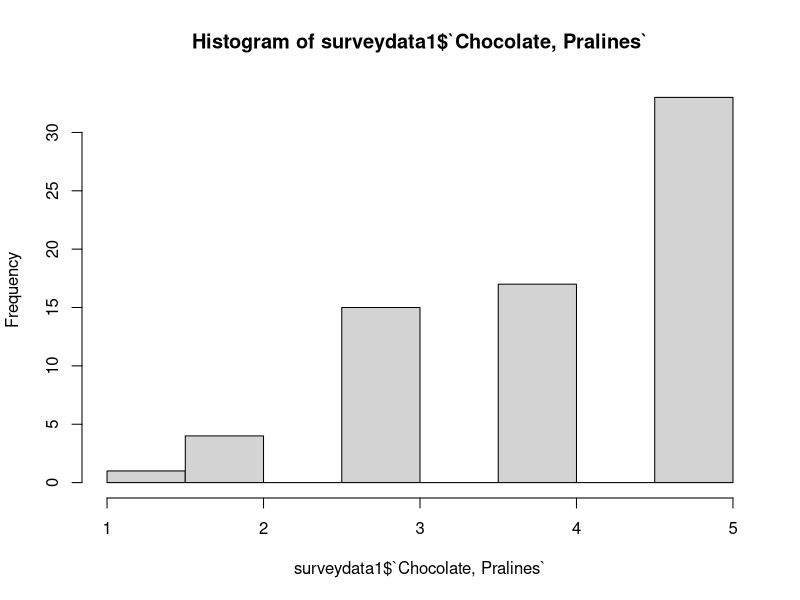
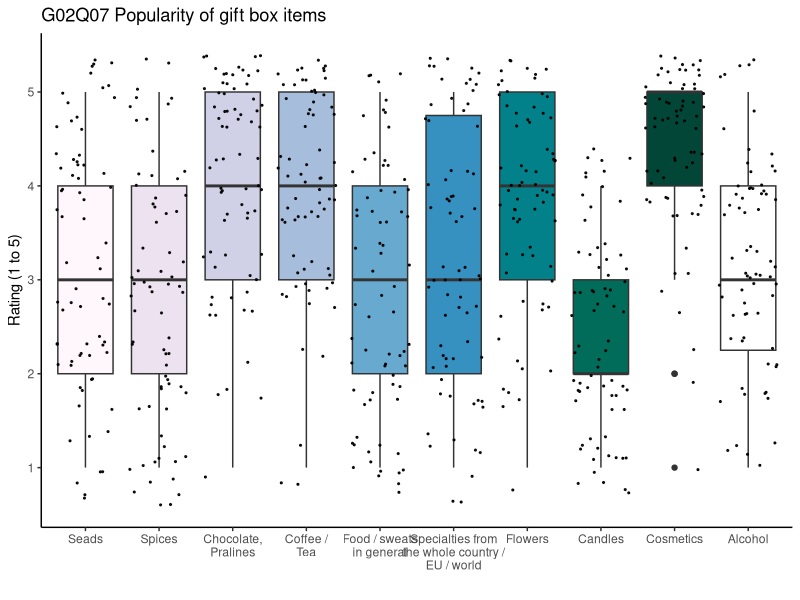
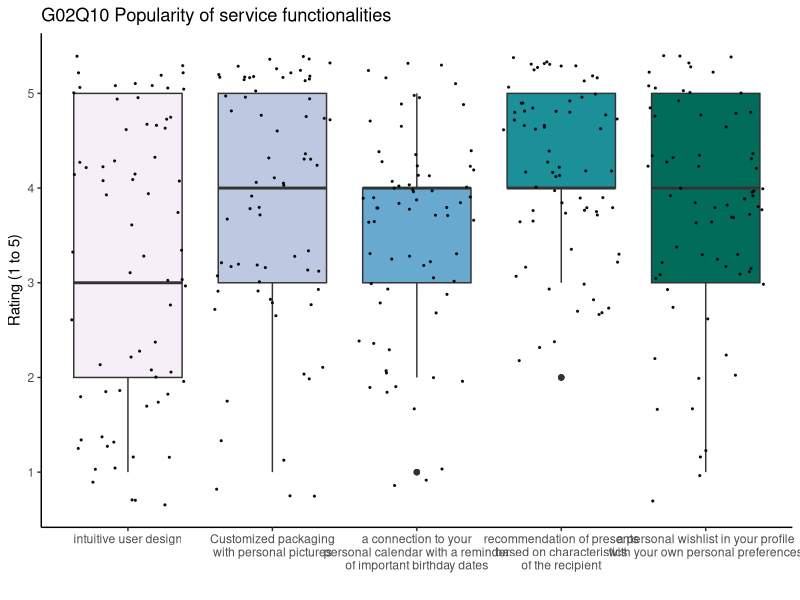
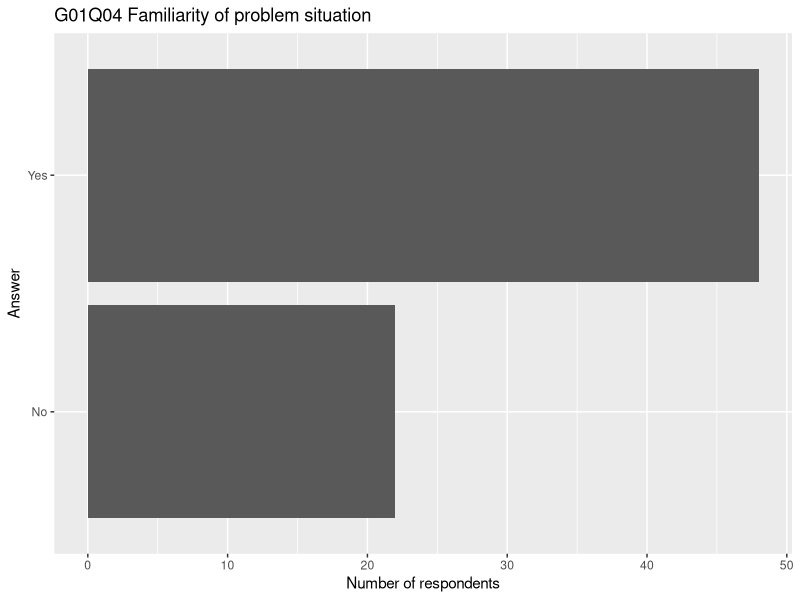

Source code (R) for these figures, in order:
#######################################
#                                     #
#            gift giving              #
#          survey analysis            #
#                                     #
#            Thomas FROST             #
#           Antonia GERKEN            #
#           Anita LINDBERG            #
#             Diane OWIN              #
#                                     #
#       emlyon business school        #
#                                     #
#       https://lyonexchange.fr       #
#     gift-giving@lyonexchange.fr     #
#                                     #
#######################################



# 00 - Setup #############################

# setwd("~/Studium/Master/Module/5A2M21 Advanced Topics in Digital Marketing/Gruppenarbeit/GiftGiving")

# install.packages("tidyverse")
# install.packages("fastDummies")
# install.packages("openxlsx")
# install.packages("data.table")


library(tidyverse)
library(fastDummies)
library(openxlsx)
library(data.table)


# 01 - Read data #########################

surveydata <- read_csv(file = "results-survey282822_20211007-1755.csv")

# 02 - Clean data #########################

# delete incomplete answers
surveydata <- filter(surveydata, !is.na(submitdate))

# delete answer where control question is wrong
surveydata <- surveydata[surveydata$`G02Q10[SQ053]`  == 4, ]

# remove control question
surveydata1 <- subset(surveydata, select = -c(`G02Q10[SQ053]`) )

# remove time stamp
surveydata1 <- subset(surveydata1, select = -c(submitdate) )

# rename categorical columns----
oldnames <-  c('G01Q04','G01Q17', 'G01Q18', 'G01Q19', 'G01Q05', 'G02Q02','G03Q03', 'G03Q13', 'G03Q14',
             'G03Q15','G03Q16')
newnames <-  c('situation_fit','last_minute', 'remb_bday', 'online_gift', 
             'suitablegift','services_fit','age', 'gender', 'student', 'profession','country')
for(i in 1:length(newnames)) names(surveydata1)[names(surveydata1) == oldnames[i]] = newnames[i]

# rename G02Q07 ----

# How suitable are the following items in your opinion for an individualized gift box? 
# Consider as criteria the probability of sending a box with this to someone else by yourself 
# and how much you would find it a good gift if you would receive it yourself. 
# Consider 1 as a bad gift and 5 as the best possible option.

gifts_numbers <- c('G02Q07[SQ001]', 'G02Q07[SQ012]','G02Q07[SQ022]','G02Q07[SQ032]','G02Q07[SQ042]',
                   'G02Q07[SQ052]','G02Q07[SQ062]','G02Q07[SQ072]','G02Q07[SQ082]','G02Q07[SQ092]')
gifts_names <- c('Seads', 'Spices', 'Chocolate, Pralines', 'Coffee / Tea', 'Food / sweats in general', 
                 'Specialties from the whole country / EU / world', 'Flowers', 'Candles', 'Cosmetics', 
                 'Alcohol')
for(i in 1:length(gifts_names)) names(surveydata1)[names(surveydata1) == gifts_numbers[i]] = gifts_names[i]

# rename G01Q06 -----

# What do you usually give your friends (who do not live close to you) for their birthday?
gifts_numbers2 <- c('G01Q06[SQ001]', 'G01Q06[SQ002]', 'G01Q06[SQ003]', 'G01Q06[SQ004]', 'G01Q06[SQ005]')
gifts_names2 <- c('package', 'post_card','flowers', 'nothing_no_change','nothing_want_change')
for(i in 1:length(gifts_names2)) names(surveydata1)[names(surveydata1) == gifts_numbers2[i]] = gifts_names2[i]

# recode yes/no to 1/0 as dummies
surveydata1 <- dummy_cols(surveydata1, select_columns = gifts_names2, remove_selected_columns = TRUE)
# delete douplicated columns
surveydata1 <- subset(surveydata1, select = - c(package_No, post_card_No, flowers_No,
                                                nothing_no_change_No,nothing_want_change_No))

# rename G02Q10 ----

# Imagine that this service wants to help you not only for sending gifts to others but also
# wants to be your central point for all matters related to gifts. Which of the following 
# functionalities should the platform provide to be useful for you?(1 = not important at all
# and 5 = really important)
gifts_numbers3 <- c('G02Q10[SQ012]','G02Q10[SQ022]','G02Q10[SQ032]','G02Q10[SQ042]',
                    'G02Q10[SQ052]')
gifts_names3 <- c('Int_User_Design', 'Customized_packaging','per_calendar',
                  'recommendation','wishlist')
for(i in 1:length(gifts_names3)) names(surveydata1)[names(surveydata1) == gifts_numbers3[i]] = gifts_names3[i]


# recode variables in dummies ----

# situation_fit (G01Q04): yes = 1, last_minute (G01Q17): last min = 1, 
# hard_remb_bday(G01Q18): hard to remb = 1,; online_gift(G01Q19): yes = 1; 
# suitablegift (G01Q05): hard = yes = 1; services_fit (G02Q02): yes = 1;
# gender (G03Q13): male = 1; student (G03Q14): yes = 1;

# might adding age and country to the dummy list ?

dummy_var <- c('situation_fit','last_minute', 'remb_bday', 'online_gift', 
               'suitablegift','services_fit', 'gender', 'student')

surveydata1 <- dummy_cols(surveydata1, select_columns = dummy_var, remove_selected_columns = TRUE)

# delete douplicated columns
surveydata1 <- subset(surveydata1, select = - c(situation_fit_No, remb_bday_No,online_gift_No, 
                                                suitablegift_No, services_fit_No, 
                                                gender_Female, student_No))
# problem with deleting 'last_minute_In advance', because of '.. ..' in it

# Format Factor Variables ----
surveydata1$age <- as.factor(surveydata1$age)
surveydata1$profession <- as.factor(surveydata1$profession)
surveydata1$country <- as.factor(surveydata1$country)

# dummies as numeric 
surveydata1[,24:37] <- sapply(surveydata1[,24:37],as.numeric)


# 03 - Extracting text answers to excel ##############

text_answers <- c('G01Q11', 'G02Q08','G02Q09', 'G02Q12')

answers_G01Q11 <- unique(surveydata1['G01Q11'])
answers_G02Q08 <- unique(surveydata1['G02Q08'])
answers_G02Q09 <- unique(surveydata1['G02Q09'])
answers_G02Q12 <- unique(surveydata1['G02Q12'])

# export as  one excel
list_of_text_answers <- list("G01Q11" = answers_G01Q11, "G02Q08" = answers_G02Q08,
                             "G02Q09" = answers_G02Q09,
                         "G02Q12" = answers_G02Q12)
write.xlsx(list_of_text_answers, file = "survey_open_question_v1.xlsx", overwrite = TRUE)

# deleting open questions from data frame
surveydata1 <- subset(surveydata1, select = - c(G01Q11, G02Q08, G02Q09, G02Q12))

# 04 - Descriptive analysis ##############
summary(surveydata1)

# Plot Histogram of One Variable
hist(surveydata1$`Chocolate, Pralines`)





# 04.01 - popularity of the different gift items (G02Q07) #####
items <- c('Seads', 'Spices', 'Chocolate, Pralines', 'Coffee / Tea', 'Food / sweats in general', 'Specialties from the whole country / EU / world', 'Flowers', 'Candles', 'Cosmetics', 'Alcohol')
labels <- c('Seads', 'Spices', 'Chocolate,\nPralines', 'Coffee /\nTea', 'Food / sweats\nin general', 'Specialties from\nthe whole country /\nEU / world', 'Flowers', 'Candles', 'Cosmetics', 'Alcohol')

giftitems <- reshape(as.data.frame(surveydata[15:24]), times = items,
                     timevar = "gift", direction = "long",
                     varying = 1:10, v.names = "rating", idvar = "participant")

rownames(giftitems) <- 1:nrow(giftitems)
giftitems$gift <- as.factor(giftitems$gift)

itemsplot <- ggplot(giftitems, aes(x = gift, y = rating, fill = gift)) +
  theme_classic() +
  geom_boxplot() +
  geom_jitter(color="black", size=0.4, alpha=0.9) +
  ylab("Rating (1 to 5)") +
  xlab("") +
  ggtitle("G02Q07 Popularity of gift box items") +
  scale_x_discrete(labels= labels) +
  theme(legend.position="none") +
  scale_fill_brewer(palette="PuBuGn")
itemsplot



# 04.02 - popularity of different site functionalities (G02Q07) #####
functionalities <- c('intuitive user design', 'Customized packaging with personal pictures', 'a connection to your personal calendar with a reminder of important birthday dates', 'recommendation of presents based on characteristics of the recipient', 'a personal wishlist in your profile with your own personal preferences to help others finding the perfect gift for you (milk or dark chocolate, coffee or tea, ...)')
func_labels <- c('intuitive user design', 'Customized packaging\nwith personal pictures', 'a connection to your\npersonal calendar with a reminder\nof important birthday dates', 'recommendation of presents\nbased on characteristics\nof the recipient', 'a personal wishlist in your profile\nwith your own personal preferences')

func <- reshape(as.data.frame(surveydata[c(27:29, 31:32)]), times = functionalities,
                     timevar = "functionality", direction = "long",
                     varying = 1:5, v.names = "rating", idvar = "participant")

rownames(func) <- 1:nrow(func)
func$functionality <- as.factor(func$functionality)

funcplot <- ggplot(func, aes(x = functionality, y = rating, fill = functionality)) +
  theme_classic() +
  geom_boxplot() +
  geom_jitter(color="black", size=0.4, alpha=0.9) +
  ylab("Rating (1 to 5)") +
  xlab("") +
  ggtitle("G02Q10 Popularity of service functionalities") +
  scale_x_discrete(labels= func_labels) +
  theme(legend.position="none") +
  scale_fill_brewer(palette="PuBuGn")
funcplot



# 04.03 - Some simple percentages #############

# Format yes/no answer as Factor Variable
surveydata$G01Q04 <- as.factor(surveydata$G01Q04)


# Show percentage of the two answers
summary(surveydata$G01Q04)/nrow(surveydata)



# Share of early / late buyers
surveydata$G01Q17 <- as.factor(surveydata$G01Q17)
summary(surveydata$G01Q17)/nrow(surveydata)


# plot a simple bar diagram
plot <- ggplot(surveydata) +
  geom_bar(aes(x = G01Q04)) +
  ylab("Number of respondents") +
  xlab("Answer") +
  ggtitle("G01Q04 Familiarity of problem situation") +
  coord_flip()
plot
